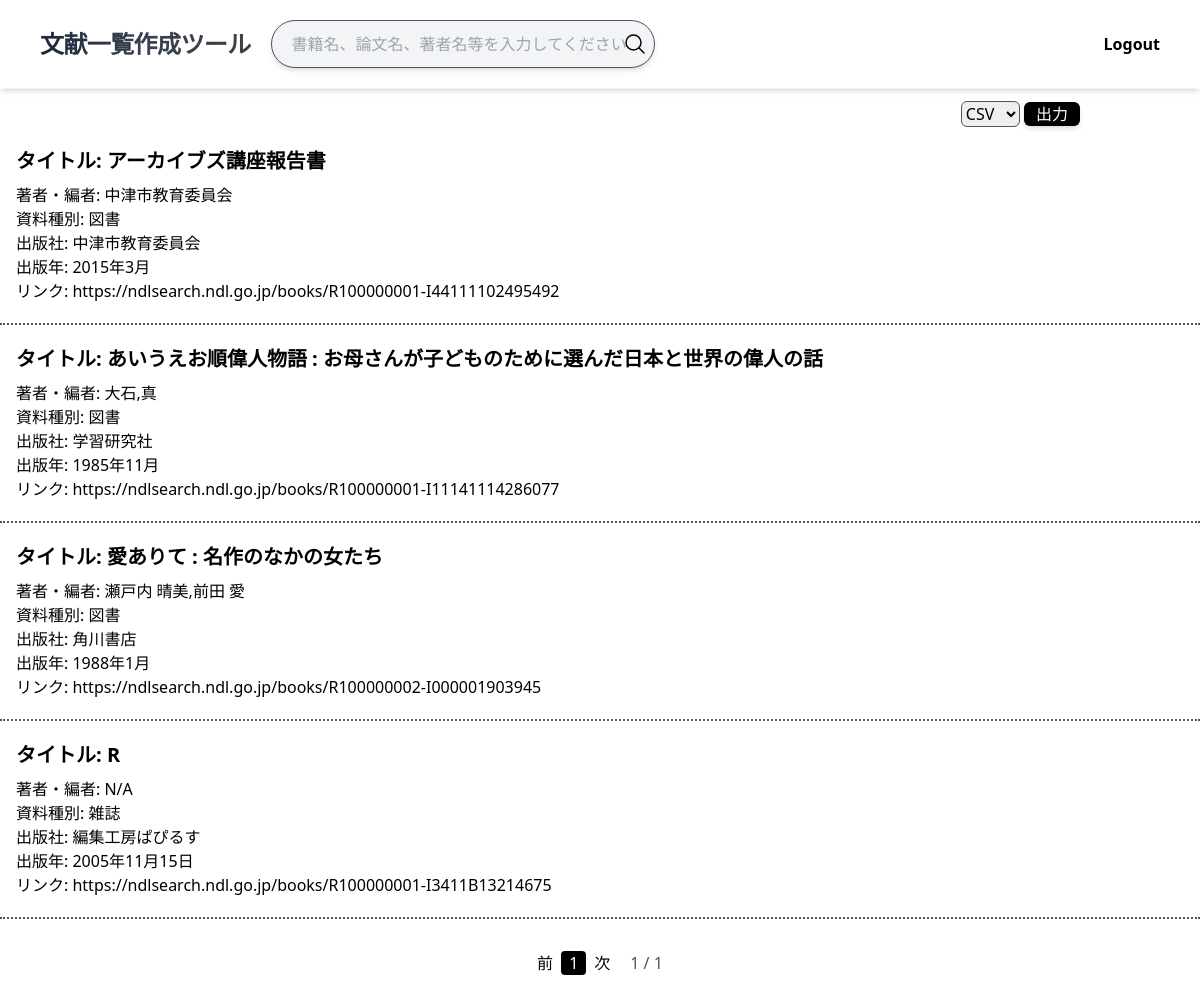
The page /mypage/ (signed in) on the database as committed earlier.
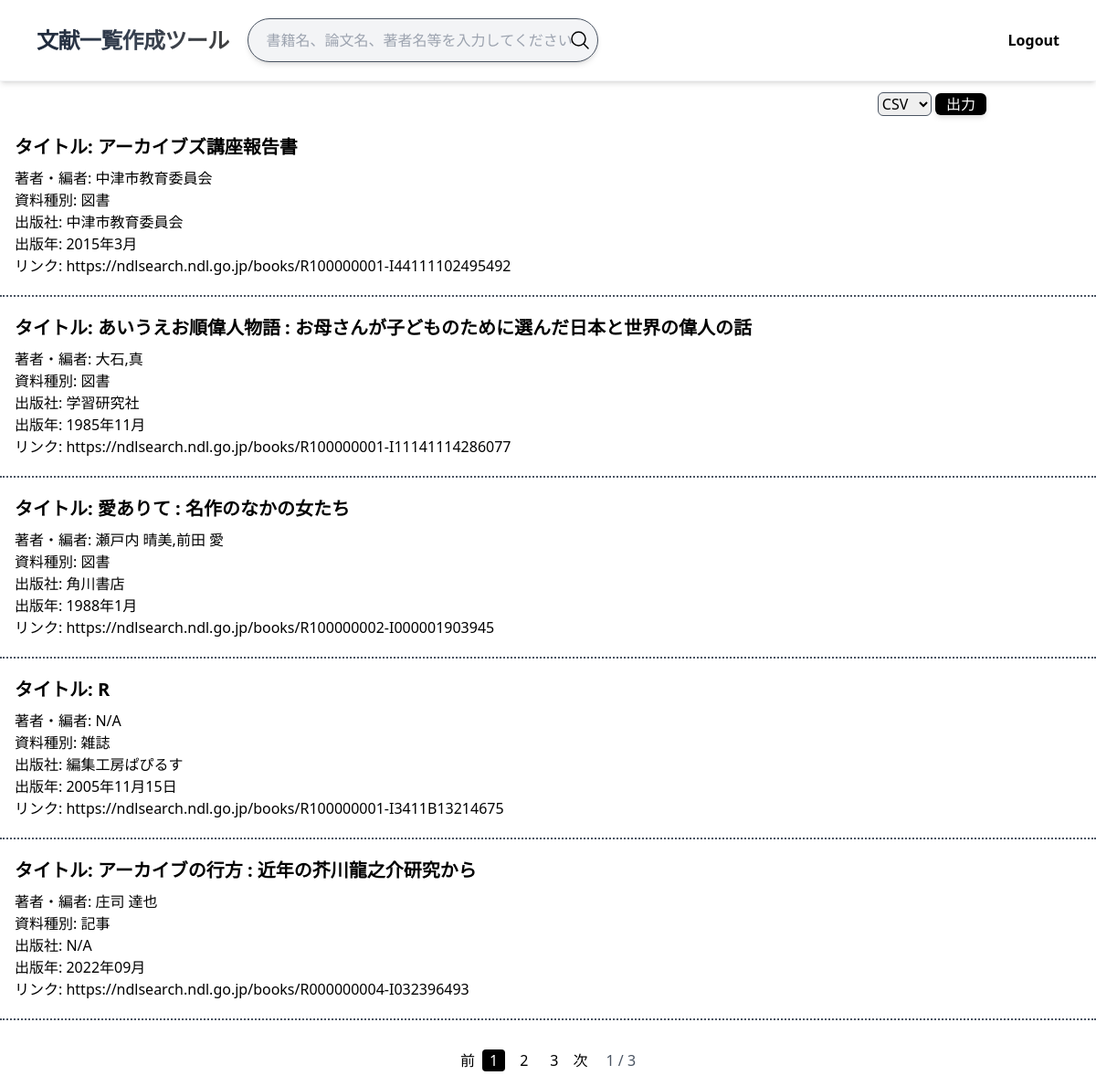
The same page on the database as committed later.
### api/models.py (models this page shows)
class Book(models.Model):
    type = models.ManyToManyField(Type, blank=True) #図書種別
    title = models.CharField(max_length=255) #資料タイトル
    author = models.ManyToManyField(Author, blank=True) #著者
    publisher = models.ForeignKey(Publisher, on_delete=models.PROTECT) #出版社
    date = models.CharField(max_length=10) #出版年
    magazine_title = models.ManyToManyField(Magazine, blank=True) #掲載誌タイトル
    magazine_number = models.CharField(max_length=20, blank=True) #掲載誌関数
    magazine_date = models.CharField(max_length=10, blank=True) #掲載誌出版年
    page = models.CharField(max_length=20, blank=True) #論文掲載ページ数
    link = models.URLField(blank=True) #図書資料へのアクセスURL
    user = models.ForeignKey(User, on_delete=models.CASCADE, related_name='favorites', null=True) #email

class Author(models.Model):
    author = models.CharField(max_length=20)

class Type(models.Model):
    type = models.CharField(max_length=5)

class Publisher(models.Model):
    publisher = models.CharField(max_length=20)

### api/views.py (the view)
# urls.py: path('mypage/', BookListView.as_view(), name='mypage'),
class BookListView(ListView, FormView):
    print("OK")
    template_name = 'mypage.html'
    context_object_name = 'book_obj'
    form_class = SearchForm
    paginate_by = 5
    def get_queryset(self):
        print('get_queryset関数OK')
        return Book.objects.filter(user=self.request.user)

### api/forms.py
class SearchForm(forms.Form):
    searchword = forms.CharField(label="検索ワード", max_length=10, )
    def __init__(self, *args, **kwargs):
        super().__init__(*args, **kwargs)
        self.fields["searchword"].widget.attrs["class"] = "block w-full h-12 pl-5 border rounded-full bg-gray-100 border-gray-600 shadow-md "
        self.fields["searchword"].widget.attrs["placeholder"] = "書籍名、論文名、著者名等を入力してください"

### templates/mypage.html (shortened to what the changed rows need)
{% load static %}
<!DOCTYPE html>
<html lang="en">
<head>
    <script src="https://cdn.tailwindcss.com"></script>
</head>
<body class="h-full">
    {% block content %}
    <main>
        <div class="">
            {% for book in book_obj %}
                <form method="post" action="">{% csrf_token %}
                    <div class=" pt-3 pb-5 border-b-2 border-dotted border-gray-600" value="{{ book }}">
                        <div class="px-4">
                            <a href="{% url 'api:update_bookpage' book.pk %}"><p name="title" class="font-bold py-2 text-xl">タイトル: {{ book.title }}</p></a>
                            {% for author in book.author.all %}
                                <div><p name="author">著者・編者: {{ author.author }}</p></div>
                            {% endfor %}
                            {% for type in book.type.all %}
                                <div><p name="type">資料種別: {{ type.type }}</p></div>
                            {% endfor %}
                            <div><p name="publisher">出版社: {{ book.publisher.publisher }}</p></div>
                            <div><p name="date">出版年: {{ book.date }}</p></div>
                            <div>リンク: <a name="link" href="{{ book.link }}">{{ book.link }}</a></div>
                        </div>
                    </div>
                </form>
            {% endfor %}
        </div>
        <div class="pagination mt-8 mb-4 flex justify-center">
            <ul class="pagination flex space-x-2">
                {% if page_obj.has_previous %}
                    <li><a href="?page={{ page_obj.previous_page_number }}" class="page-link text-primary d-inline-block">前</a></li>
                {% else %}
                    <li class="disabled"><div class="page-link text-secondary d-inline-block disabled" href="#">前</div></li>
                {% endif %}
                {% for num in page_obj.paginator.page_range %}
                    {% if num %}
                        {% if num == page_obj.number %}
                            <li class="current-page">
                                <div class="bg-black text-white rounded px-2">
                                    {{ num }}
                                </div>
                            </li>
                        {% elif page_obj.number|add:"4" >= num and page_obj.number|add:"-4" <= num %}
                            <li>
                                <a href="?page={{ num }}" class="page-link text-primary d-inline-block rounded px-2">
                                    {{ num }}
                                </a>
                            </li>
                        {% endif %}
                    {% endif %}
                {% endfor %}
                {% if page_obj.has_next %}
                    <li>
                        <a href="?page={{ page_obj.next_page_number }}" class="page-link text-primary d-inline-block">
                            次
                        </a>
                    </li>
                {% else %}
                    <li class="disabled">
                        <div class="page-link text-secondary d-inline-block disabled">
                            次
                        </div>
                    </li>
                {% endif %}
                <li class="pl-3 p-md-2 text-gray-600">
                    {{ page_obj.number }} / {{ page_obj.paginator.num_pages }}
                </li>
            </ul>
        </div>
        {% endblock content %}
    </main>
</body>
</html>

Rows that differ between the two databases and show on the page:
added Book: title "アーカイブの行方 : 近年の芥川龍之介研究から", publisher.publisher "N/A", date "2022年09月", link "https://ndlsearch.ndl.go.jp/books/R000000004-I032396493"
added Author: author "庄司 達也", shown under "アーカイブの行方 : 近年の芥川龍之介研究から"
added Type: type "記事", shown under "アーカイブの行方 : 近年の芥川龍之介研究から"
Other text that changed with them:
{{ page_obj.paginator.num_pages }}: "1" → "3"
new list line: "2"
new list line: "3"
